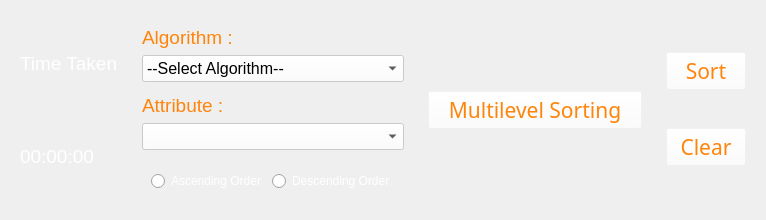
               <widget class="QWidget" name="page2">
                <layout class="QHBoxLayout" name="horizontalLayout_5">
                 <item>
                  <widget class="QWidget" name="widget_7" native="true">
                   <layout class="QVBoxLayout" name="verticalLayout_12">
                    <item>
                     <widget class="QLabel" name="label_4">
                      <property name="font">
                       <font>
                        <pointsize>14</pointsize>
                       </font>
                      </property>
                      <property name="styleSheet">
                       <string notr="true">color: rgb(255, 255, 255);</string>
                      </property>
                      <property name="text">
                       <string>Time Taken</string>
                      </property>
                     </widget>
                    </item>
                    <item>
                     <widget class="QLabel" name="timeLbl">
                      <property name="font">
                       <font>
                        <pointsize>14</pointsize>
                       </font>
                      </property>
                      <property name="styleSheet">
                       <string notr="true">color: rgb(255, 255, 255);</string>
                      </property>
                      <property name="text">
                       <string>00:00:00</string>
                      </property>
                     </widget>
                    </item>
                   </layout>
                  </widget>
                 </item>
                 <item>
                  <widget class="QWidget" name="normalSorting" native="true">
                   <layout class="QVBoxLayout" name="verticalLayout_8">
                    <item>
                     <widget class="QWidget" name="widget_9" native="true"/>
                    </item>
                    <item>
                     <widget class="QLabel" name="label_3">
                      <property name="font">
                       <font>
                        <pointsize>14</pointsize>
                       </font>
                      </property>
                      <property name="styleSheet">
                       <string notr="true">color: rgb(255, 132, 10);</string>
                      </property>
                      <property name="text">
                       <string>Algorithm :</string>
                      </property>
                     </widget>
                    </item>
                    <item>
                     <widget class="QComboBox" name="Algorithms">
                      <property name="font">
                       <font>
                        <pointsize>12</pointsize>
                       </font>
                      </property>
                      <property name="styleSheet">
                       <string notr="true">background-color: rgba(255, 255, 255, 0.7);</string>
                      </property>
                      <item>
                       <property name="text">
                        <string>--Select Algorithm--</string>
                       </property>
                      </item>
                      <item>
                       <property name="text">
                        <string>Bubble Sort</string>
                       </property>
                      </item>
                      <item>
                       <property name="text">
                        <string>Selection Sort</string>
                       </property>
                      </item>
                      <item>
                       <property name="text">
                        <string>Merge Sort</string>
                       </property>
                      </item>
                      <item>
                       <property name="text">
                        <string>Heap Sort</string>
                       </property>
                      </item>
                      <item>
                       <property name="text">
                        <string>Insertion Sort</string>
                       </property>
                      </item>
                      <item>
                       <property name="text">
                        <string>Quick Sort</string>
                       </property>
                      </item>
                      <item>
                       <property name="text">
                        <string>Radix Sort</string>
                       </property>
                      </item>
                      <item>
                       <property name="text">
                        <string>Count Sort</string>
                       </property>
                      </item>
                      <item>
                       <property name="text">
                        <string>Bucket Sort</string>
                       </property>
                      </item>
                      <item>
                       <property name="text">
                        <string>Tim Sort</string>
                       </property>
                      </item>
                      <item>
                       <property name="text">
                        <string>Odd Even Sort</string>
                       </property>
                      </item>
                      <item>
                       <property name="text">
                        <string>Shell Sort</string>
                       </property>
                      </item>
                     </widget>
                    </item>
                    <item>
                     <widget class="QWidget" name="widget_4" native="true"/>
                    </item>
                    <item>
                     <widget class="QLabel" name="label_5">
                      <property name="font">
                       <font>
                        <pointsize>14</pointsize>
                       </font>
                      </property>
                      <property name="styleSheet">
                       <string notr="true">color: rgb(255, 132, 10);</string>
                      </property>
                      <property name="text">
                       <string>Attribute :</string>
                      </property>
                     </widget>
                    </item>
                    <item>
                     <widget class="QComboBox" name="Attributes">
                      <property name="font">
                       <font>
                        <pointsize>12</pointsize>
                       </font>
                      </property>
                      <property name="styleSheet">
                       <string notr="true">background-color: rgba(255, 255, 255, 0.7);</string>
                      </property>
                      <property name="editable">
                       <bool>false</bool>
                      </property>
                      <property name="currentIndex">
                       <number>-1</number>
                      </property>
                     </widget>
                    </item>
                    <item>
                     <widget class="QWidget" name="widget_6" native="true"/>
                    </item>
                    <item>
                     <widget class="QWidget" name="widget_8" native="true">
                      <layout class="QHBoxLayout" name="horizontalLayout_10">
                       <item>
                        <layout class="QHBoxLayout" name="horizontalLayout_6">
                         <item>
                          <widget class="QRadioButton" name="ascendRBtn">
                           <property name="font">
                            <font>
                             <pointsize>9</pointsize>
                            </font>
                           </property>
                           <property name="styleSheet">
                            <string notr="true">color: rgb(255,255,255);</string>
                           </property>
                           <property name="text">
                            <string>Ascending Order</string>
                           </property>
                          </widget>
                         </item>
                         <item>
                          <widget class="QRadioButton" name="descendRBtn">
                           <property name="font">
                            <font>
                             <pointsize>9</pointsize>
                            </font>
                           </property>
                           <property name="styleSheet">
                            <string notr="true">color: rgb(255,255,255);</string>
                           </property>
                           <property name="text">
                            <string>Descending Order</string>
                           </property>
                          </widget>
                         </item>
                        </layout>
                       </item>
                      </layout>
                     </widget>
                    </item>
                   </layout>
                  </widget>
                 </item>
                 <item>
                  <widget class="QWidget" name="MultiLevelSorting" native="true">
                   <layout class="QVBoxLayout" name="verticalLayout_9">
                    <item>
                     <widget class="QPushButton" name="MultiLevelBtn">
                      <property name="font">
                       <font>
                        <family>Kristen ITC</family>
                        <pointsize>16</pointsize>
                       </font>
                      </property>
                      <property name="styleSheet">
                       <string notr="true">QPushButton:hover{
background-color:rgb(255, 132, 10);
color: rgb(0,0,0);
}

QPushButton{
background-color:rgba(255,255,255,0.1);
color:rgb(255, 132, 10);
}</string>
                      </property>
                      <property name="text">
                       <string>   Multilevel Sorting   </string>
                      </property>
                     </widget>
                    </item>
                   </layout>
                  </widget>
                 </item>
                 <item>
                  <widget class="QWidget" name="widget_5" native="true">
                   <layout class="QVBoxLayout" name="verticalLayout_10">
                    <item>
                     <widget class="QPushButton" name="sortBtn">
                      <property name="font">
                       <font>
                        <family>Kristen ITC</family>
                        <pointsize>16</pointsize>
                       </font>
                      </property>
                      <property name="styleSheet">
                       <string notr="true">
QPushButton:hover{
background-color:rgb(255, 132, 10);
color: rgb(0,0,0);
}

QPushButton{
background-color:rgba(255,255,255,0.1);
color:rgb(255, 132, 10);
}</string>
                      </property>
                      <property name="text">
                       <string>Sort</string>
                      </property>
                     </widget>
                    </item>
                    <item>
                     <widget class="QPushButton" name="clearBtn">
                      <property name="font">
                       <font>
                        <family>Kristen ITC</family>
                        <pointsize>16</pointsize>
                       </font>
                      </property>
                      <property name="styleSheet">
                       <string notr="true">
QPushButton:hover{
background-color:rgb(255, 132, 10);
color: rgb(0,0,0);
}

QPushButton{
background-color:rgba(255,255,255,0.1);
color:rgb(255, 132, 10);
}</string>
                      </property>
                      <property name="text">
                       <string>Clear</string>
                      </property>
                     </widget>
                    </item>
                   </layout>
                  </widget>
                 </item>
                </layout>
               </widget>
